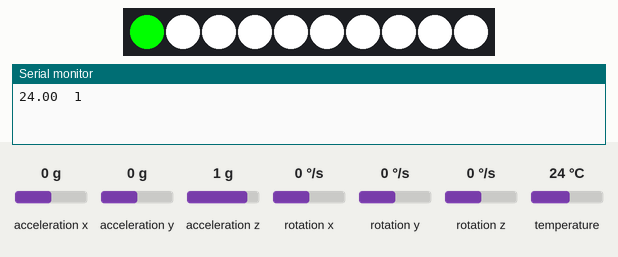
Bench run of a sketch on a simulated Arduino Uno, built with avr-gcc and run on an emulated ATmega328P. On the bench: 10 RGB LEDs in strip order, left to right, the last lines printed to the serial monitor. The test bench sets the inputs (shaded band); at power-on: temperature 24 °C, acceleration x 0 g, acceleration y 0 g, acceleration z 1 g, rotation x 0 °/s, rotation y 0 °/s, rotation z 0 °/s. The strip is taken to match the declared colour order.

Above: at 1.2 s.
1.3 s: temperature set to 23.3 °C
At 1.8 s:
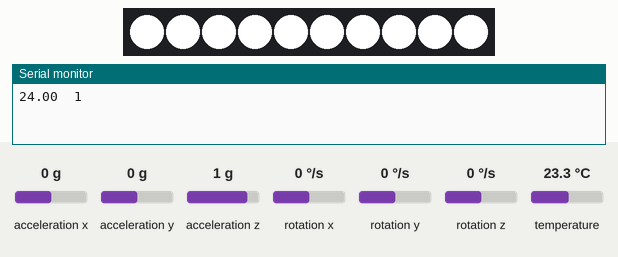
2.8 s: temperature set to 12 °C
At 4.0 s:
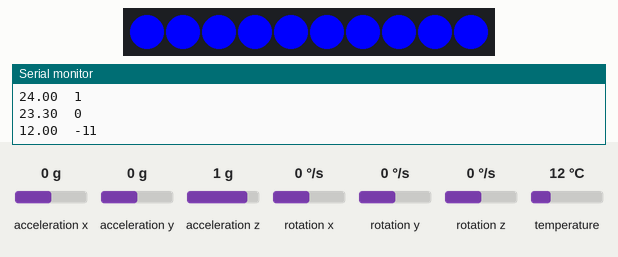
4.3 s: temperature set to 19 °C
At 5.2 s:
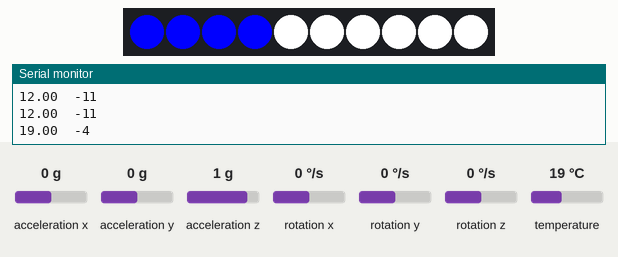
5.8 s: temperature set to 33 °C
At 6.3 s:
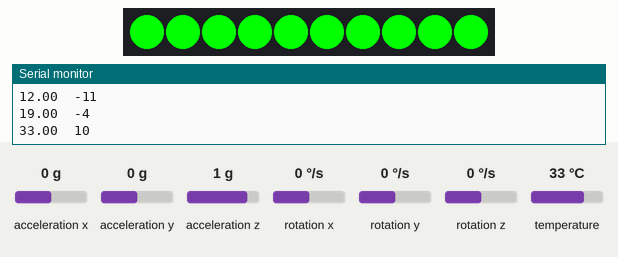
7.3 s: temperature set to 5 °C
At 8.5 s:
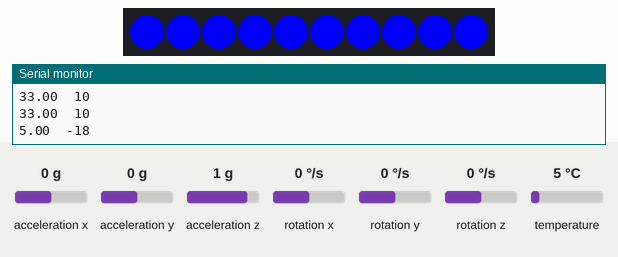
8.8 s: temperature set to 41 °C
At 9.8 s:
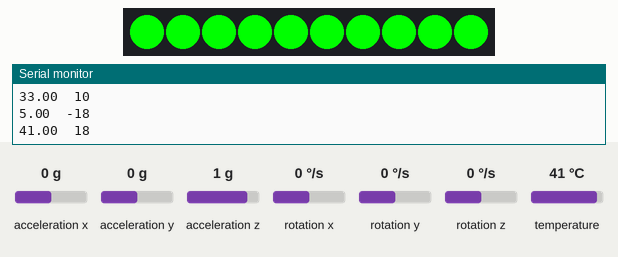
Timing chart, 0 to 11.3 s (numbered marks = the images above; inputs shaded):
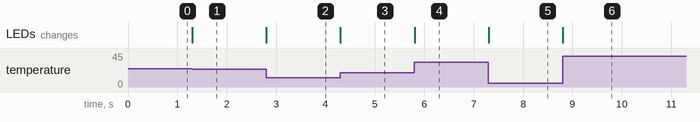

Measured:
- the behaviour switches between 24 and 23.9 °C on temperature (found by bisection; images 0 and 1)
- after the input at 1.3 s, the LEDs: change at once (image 1)
- after the input at 2.8 s, the LEDs: change at once (image 2)
- after the input at 4.3 s, the LEDs: change at once (image 3)
- after the input at 5.8 s, the LEDs: change at once (image 4)
- after the input at 7.3 s, the LEDs: change at once (image 5)
- after the input at 8.8 s, the LEDs: change at once (image 6)

The sketch:

v3.4.ino
```cpp
#include <MPU6050_tockn.h>
#include <Adafruit_NeoPixel.h>

// Variable declarations
//=============================================================================================================================================
// Declare component positions
int ledPin = 3, noOfLEDs = 10;

// Timekeeping
unsigned long prevMillisDebug = 0;
unsigned long prevMillis = 0, hourLength = 3600000;
int hour = 0;

// Temperature array
int tempArray[24][7] = {23};

// LED indexing
int ledIndex = 0;

// Initialize MPU Chip
MPU6050 mpu6050(Wire);

// Initialize NeoPixel object
Adafruit_NeoPixel strip(noOfLEDs, ledPin, NEO_RGB + NEO_KHZ400);

// Setup
//=============================================================================================================================================
void setup()
{
  // Serial to display data
  Serial.begin(56700);
  Wire.begin();

  // Initialize RGB LEDs
  strip.begin();

  // Initialize MPU
  mpu6050.begin();
}

// Main loop function
//=============================================================================================================================================
void loop()
{
  // Timekeeping
  unsigned long currentMillis = millis();

  // Sensor update
  mpu6050.update();

  // Debug
  unsigned long currentMillisDebug = millis();
  if (currentMillisDebug - prevMillisDebug >= 1000)
  {
    Serial.print(mpu6050.getTemp()); Serial.print("\t"); Serial.println(ledIndex);
    prevMillisDebug = currentMillisDebug;
  }

  // Every new day:
  if (hour == 0)
  {
    // Shift temp array right for new day
    for (int i = 0; i < 24; i++)
    {
      for (int j = 0; j < 6; j++)
      {
        tempArray[i][j+1] = tempArray[i][j];
      }
    }
  }

  // Every hour: fill in temperature for said hour;
  if (currentMillis - prevMillis >= hourLength)
  {
    tempArray[hour][0] = mpu6050.getTemp();
  }

  // LED index calculation
  ledIndex = (int) mpu6050.getTemp() - averageTemperatureHour(hour);

  // Thermometer functionality
  tempCompDisp();

  // Temperature array input control : Hour & day incrementation
  if (currentMillis - prevMillis >= hourLength)
  {
    hour++;
    if (hour == 24) {hour = 0;}
    prevMillis = currentMillis;
  }
}

// Subordinate Functions
//=============================================================================================================================================
// Average for current hour over week
float averageTemperatureHour(int hour)
{
  float avg, sum = 0;
  for (int i = 1; i < 7; i++)
  {
    sum += tempArray[hour][i];
  }
  avg = sum / 6;
  return avg;
}

// Main functionality
void tempCompDisp() // Active (avg temp hourly W)
{
  if (ledIndex > 0)
  {
    for (int i = 0; i < abs(ledIndex); i++) {strip.setPixelColor(i, 0, 255, 0);}
    for (int i = abs(ledIndex); i < noOfLEDs; i++) {strip.setPixelColor(i, 255, 255, 255);}
  }
  else if (ledIndex < 0)
  {
    for (int i = 0; i < abs(ledIndex); i++) {strip.setPixelColor(i, 0, 0, 255);}
    for (int i = abs(ledIndex); i < noOfLEDs; i++) {strip.setPixelColor(i, 255, 255, 255);}
  }
  else if (ledIndex == 0)
  {
    for (int i = 0; i < noOfLEDs; i++) {strip.setPixelColor(i, 255, 255, 255);}
  }
  strip.show();
}
```
